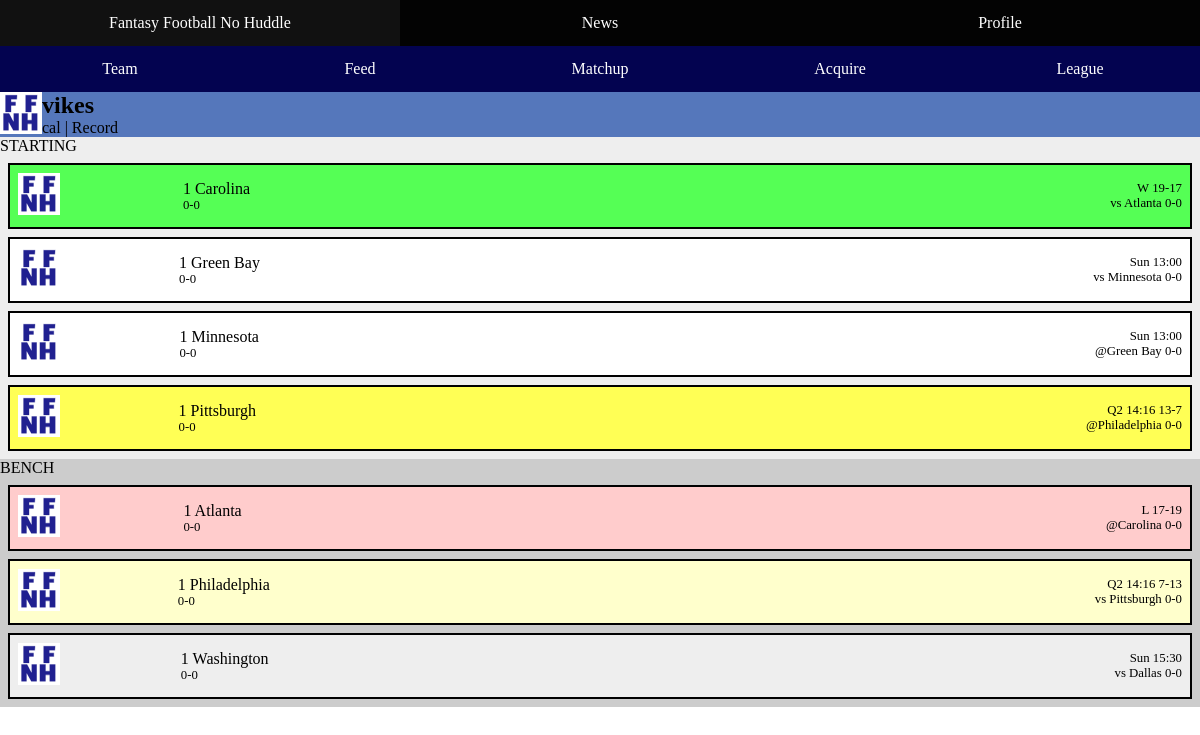
Screenshot of /team.php?otherteamid=1 (signed in) with the database file from the repository.
### tables this page shows
CREATE TABLE fantasyteams (
	teamid INTEGER AUTO_INCREMENT, 
	owner VARCHAR(20), 
	league INTEGER, 
	teamname VARCHAR(40), 
	teamimage BLOB DEFAULT NULL, 
	wins	INTEGER DEFAULT 0, 
  losses	INTEGER DEFAULT 0, 
  ties	INTEGER DEFAULT 0,
    autostartlineup BOOLEAN DEFAULT false,
	PRIMARY KEY (teamid), 
	FOREIGN KEY (owner) REFERENCES profiles(username) ON UPDATE CASCADE ON DELETE SET NULL, 
	FOREIGN KEY (league) REFERENCES leagues(leagueid) ON DELETE CASCADE
);

CREATE TABLE nflteaminstances (
	nflteam VARCHAR(3), 
	league INTEGER, 
	instancenumber INTEGER,
	owner INTEGER DEFAULT NULL, 
	status ENUM ('starting', 'bench') DEFAULT NULL,
	PRIMARY KEY (nflteam, league, instancenumber),
	FOREIGN KEY (nflteam) REFERENCES nflteams(abbr) ON UPDATE CASCADE ON DELETE CASCADE, 
	FOREIGN KEY (league) REFERENCES leagues(leagueid) ON DELETE CASCADE,
	FOREIGN KEY (owner) REFERENCES fantasyteams(teamid) ON DELETE SET NULL
);

CREATE TABLE nflteams (
  abbr  VARCHAR(3),
  location    VARCHAR(40),
	mascot   VARCHAR(20),
	teamimage BLOB DEFAULT NULL,
  wins	INTEGER DEFAULT 0, 
  losses	INTEGER DEFAULT 0, 
  ties	INTEGER DEFAULT 0,
  PRIMARY KEY (abbr)
);

CREATE TABLE nflgames (
	week INTEGER, 
	hometeam VARCHAR(3), 
	awayteam VARCHAR(3), 
	day VARCHAR(3), 
	kickofftime TIME, 
	status ENUM ('upcoming', 'ongoing', 'final') DEFAULT 'upcoming', 
	homescore INTEGER, 
	awayscore INTEGER, 
	quarter INTEGER, 
	clock TIME, 
	PRIMARY KEY (week, hometeam, awayteam), 
	FOREIGN KEY(hometeam) REFERENCES nflteams(abbr) ON UPDATE CASCADE, 
	FOREIGN KEY(awayteam) REFERENCES nflteams(abbr) ON UPDATE CASCADE
);

### gameinstance.php (the view, shortened to what this page needs)
<?php
class gameinstance {
	public $status;
	public $day;
	public $kickofftime;
	public $quarter;
	public $clock;
	public $mywins;
	public $mylosses;
	public $myties;
	public $ishome;
	public $myscore;
	public $opplocation;
	public $oppwins;
	public $opplosses;
	public $oppties;
	public $oppscore;
  function stringMyRecord() {
		if ($this->myties == 0){
			return $this->mywins . "-" . $this->mylosses;
		}
    return $this->mywins . "-" . $this->mylosses . "-" . $this->myties;
  }
	function stringOppRecord() {
		if ($this->oppties == 0){
			return $this->oppwins . "-" . $this->opplosses;
		}
    return $this->oppwins . "-" . $this->opplosses . "-" . $this->oppties;
  }
	function timeAndScore() {
		if ($this->status == 'upcoming'){
			return $this->day . " " . substr($this->kickofftime, 0, 5);
		} else if ($this->status == 'ongoing'){
			return "Q" . $this->quarter . " " . substr($this->clock, 3, 5) . " " . $this->myscore . "-" . $this->oppscore;
		} else if ($this->status == 'final'){
			$str = "";
			if ($this->myscore > $this->oppscore){
				$str = "W ";
			} else if ($this->myscore < $this->oppscore){
				$str = "L ";
			}
			return $str . $this->myscore . "-" . $this->oppscore;
		}
	}
	function oppInfo() {
		$str = "";
		if ($this->ishome){
			$str = "vs ";
		} else {
			$str = "@";
		}
		return $str . $this->opplocation . " " . $this->stringOppRecord();
	}
	function getClass() {
		if ($this->status == 'upcoming') {
			$class = 'yettoplay';
		}
		if ($this->status == 'ongoing') {
			$class = 'inprogress';
		}
		if ($this->status == 'final' && $this->myscore > $this->oppscore) {
			$class = 'won';
		}
		if ($this->status == 'final' && $this->myscore < $this->oppscore) {
			$class = 'lost';
		}
		return $class;
	}
}
function checknull($value){
	if (is_null($value)){
		return "NULL";
	} else {
		return $value;
	}
}
function gameCreate($game, $sqlarray, $pdo, $week) {
		$game->myabbr = checknull($sqlarray['nflteam']);
		$game->mylocation = checknull($sqlarray['location']);
		$game->myinstancenumber = checknull($sqlarray['instancenumber']);
		$game->mywins = checknull($sqlarray['wins']);
		$game->mylosses = checknull($sqlarray['losses']);
		$game->myties = checknull($sqlarray['ties']);
		$currstatement = $pdo->prepare('SELECT hometeam, awayteam, status, day,
				kickofftime, homescore, awayscore, quarter, clock
				from nflgames
				where week = ?
				and hometeam = ?
				or awayteam = ?
				and week = ?');
		$currstatement->execute([$week, $game->myabbr, $game->myabbr, $week]);
		$currgame = $currstatement->fetch();
		if ($currgame == false){
		    $game->isonbye = true;
		} else {
			$game->isonbye = false;
		}
		if (!$game->isonbye) {
			$game->ishome = $currgame['hometeam'] == $game->myabbr;
			if ($game->ishome){
				$game->oppabbr = $currgame['awayteam'];
				$game->myscore = checknull($currgame['homescore']);
				$game->oppscore = checknull($currgame['awayscore']);
			} else {
				$game->oppabbr = $currgame['hometeam'];
				$game->myscore = checknull($currgame['awayscore']);
				$game->oppscore = checknull($currgame['homescore']);
			}
			$game->status = checknull($currgame['status']);
			$game->day = checknull($currgame['day']);
			$game->kickofftime = checknull($currgame['kickofftime']);
			$game->quarter = checknull($currgame['quarter']);
			$game->clock = checknull($currgame['clock']);
			$currstatement = $pdo->prepare('select wins, losses, ties, location
			from nflteams
			where abbr = ?');
			$currstatement->execute([$game->oppabbr]);
			$oppinfo = $currstatement->fetch();
			$game->opplocation = checknull($oppinfo['location']);
			$game->oppwins = checknull($oppinfo['wins']);
			$game->opplosses = checknull($oppinfo['losses']);
			$game->oppties = checknull($oppinfo['ties']);
		}
}
function htmlOfSingleGame($game, $where, $leagueid) {
				$class = $game->getClass(); ?>
			<li class="<?php echo $class ?> gameinstance">
			<?php if ($game->isonbye) { ?>
				<div class="teamimage">
					<img src="ffnh.png" alt="Team Image" style="width:42px;height:42px;">
				</div>
				<div class="nflteaminfo">
					<p class="nflteamname"><?php echo $game->myinstancenumber; ?> <?php echo $game->mylocation; ?> </p>
					<p class="nflrecord"><?php echo $game->stringMyRecord() ?></p>
				</div>
				<div class="nflgameinfo">
					<p>Bye</p>
				</div>
			<?php } else { ?>
				<div class="teamimage">
					<img src="ffnh.png" alt="Team Image" style="width:42px;height:42px;">
				</div>
				<div class="nflteaminfo">
					<p class="nflteamname"><?php echo $game->myinstancenumber; ?> <?php echo $game->mylocation ?> </p>
					<p class="nflrecord"><?php echo $game->stringMyRecord() ?></p>
				</div>
				<div class="nflgameinfo">
					<p class="timeandscore"><?php echo $game->timeAndScore() ?></p>
					<p class="opponent"><?php echo $game->oppInfo() ?> </p>
				</div>
			<?php } ?>
			</li> <?php
}
?>

### team.php (shortened to what this page needs)
<!DOCTYPE html>
<html lang="en">
<head>
	<link rel="stylesheet" href="header.css">
	<link rel="stylesheet" href="team.css">
	<link rel="stylesheet" href="gameinstance.css">
	<link rel="stylesheet" href="colors.css">
</head>
<body>
	<?php include("session_handling.php");
	include("db.php");
	include("gameinstance.php");
	$pdo = db_connect();
	$username = $_SESSION['username'];
	$leagueid = $_SESSION['leagueid'];
	$teamid = $_SESSION['teamid'];
	$teamname = $_SESSION['teamname'];
	if (isset($_GET['otherteamid'])) {
		$teamid = $_GET['otherteamid'];
		$statement = $pdo->prepare('SELECT teamname, owner, teamimage, wins, losses, ties
		from fantasyteams
		where teamid = ?');
		$statement->execute([$teamid]);
		$row = $statement->fetch();
		$teamname = $row[0];
		$username = $row[1];
	}
	$statement = $pdo->prepare('SELECT currentweek, urlpath
	from globals');
	$statement->execute([]);
	$row = $statement->fetch();
	$currentweek = $row['currentweek'];
	$week = $currentweek;
	$statement = $pdo->prepare('SELECT i.nflteam, i.instancenumber, i.status,
	n.location, n.wins, n.losses, n.ties
	from nflteaminstances i
	join nflteams n on n.abbr = i.nflteam
	where owner = ?
	and status = ?');
	$statement->execute([$teamid, 'starting']);
	$starting = [];
	$numstartingteams = 0;
	while ($row = $statement->fetch()) {
		$numstartingteams = array_push($starting, $row);
	}
	$games = [];
	for ($i = 0; $i < $numstartingteams; $i++) {
		array_push($games, new gameinstance);
		gameCreate($games[$i], $starting[$i], $pdo, $week);
	}
	$statement = $pdo->prepare('SELECT i.nflteam, i.instancenumber, i.status,
	n.location, n.wins, n.losses, n.ties
	from nflteaminstances i
	join nflteams n on n.abbr = i.nflteam
	where owner = ?
	and status = ?');
	$statement->execute([$teamid, 'bench']);
	$bench = [];
	$numbenchteams = 0;
	while ($row = $statement->fetch()) {
		$numbenchteams = array_push($bench, $row);
	}
	$benchgames = [];
	for ($i = 0; $i < $numbenchteams; $i++) {
		array_push($benchgames, new gameinstance);
		gameCreate($benchgames[$i], $bench[$i], $pdo, $week);
	}
	?>
	<section class="teamname">
		<h1>
			<img src="ffnh.png" alt="Team Image" style="float:left;width:42px;height:42px;">
			<?php echo $teamname;?>
		</h1>
		<?php echo $username?> | Record
	</section>
	<section class="starting roster">
		STARTING <?php ?>
		<ul>
			<?php for ($i = 0; $i < $numstartingteams; $i++) {
				htmlOfSingleGame($games[$i], 'teamstart', $leagueid);
			} ?>
		</ul>
	</section>
	<section class="bench roster">
		BENCH
		<ul>
			<?php for ($i = 0; $i < $numbenchteams; $i++) {
				htmlOfSingleGame($benchgames[$i], 'teambench', $leagueid);
			} ?>
		</ul>
	</section>
</body>
</html>

### header.css (style rules this page uses)
body { margin: 0px; }
nav ul { list-style-type: none; margin: 0; padding: 0; overflow: hidden; display: flex; align-items: stretch; }
ul.nav1 { background-color: #030303; }
ul.nav2 { background-color: #030350; }
.nav1 li { flex: 0 1 34%; }
.nav2 li { flex: 0 1 20%; }
nav ul li a { display: block; color: white; text-align: center; padding: 14px 16px; text-decoration: none; height: 100%; }

### team.css (style rules this page uses)
.teamname { background-color: #5577bb; }
.teamname h1 { margin: 0; }
.teamname img { float: left; }

### gameinstance.css (style rules this page uses)
.roster ul { list-style-type: none; margin: 0; padding: 0; overflow: hidden; }
.roster li { display: flex; justify-content: space-between; align-items: center; padding: 0.5em; margin: 0.5em; border: 2px solid black; }
.roster p { margin-block-start: 0; margin-block-end: 0; font-size: 80%; }
p.nflteamname { font-size: 100%; }
div.teamimage { flex-grow: 1; }
div.nflteaminfo { flex-grow: 1; }
div.nflgameinfo { flex-grow: 6; display: flex; flex-direction:column; align-items:right; }
.timeandscore { text-align: right; }
.opponent { text-align: right; }

### colors.css (style rules this page uses)
.starting .won { background-color: #55ff55; }
.starting .inprogress { background-color: #ffff55; }
.starting .yettoplay { background-color: white; }
.bench .inprogress { background-color: #ffffcc; }
.bench .lost { background-color: #ffcccc; }
.bench .yettoplay { background-color: #eeeeee; }
.starting { background-color: #eeeeee; }
.bench { background-color: #cccccc; }

### rows the page displays
fantasyteams: teamname "vikes", owner "cal"
nflteaminstances: instancenumber "1", nflteam.location "Carolina", nflteam.losses "0-0"
nflgames: $game->timeAndScore() "W 19-17", hometeam.losses "vs Atlanta 0-0", $game->timeAndScore() "L 17-19", hometeam.losses "@Carolina 0-0"
nflteaminstances: instancenumber "1", nflteam.location "Green Bay", nflteam.losses "0-0"
nflgames: $game->timeAndScore() "Sun 13:00", hometeam.losses "vs Minnesota 0-0", hometeam.losses "@Green Bay 0-0"
nflteaminstances: instancenumber "1", nflteam.location "Minnesota", nflteam.losses "0-0"
nflteaminstances: instancenumber "1", nflteam.location "Pittsburgh", nflteam.losses "0-0"
nflgames: $game->timeAndScore() "Q2 14:16 13-7", hometeam.losses "@Philadelphia 0-0", $game->timeAndScore() "Q2 14:16 7-13", hometeam.losses "vs Pittsburgh 0-0"
nflteaminstances: instancenumber "1", nflteam.location "Atlanta", nflteam.losses "0-0"
nflteaminstances: instancenumber "1", nflteam.location "Philadelphia", nflteam.losses "0-0"
nflteaminstances: instancenumber "1", nflteam.location "Washington", nflteam.losses "0-0"
nflgames: $game->timeAndScore() "Sun 15:30", hometeam.losses "vs Dallas 0-0"
